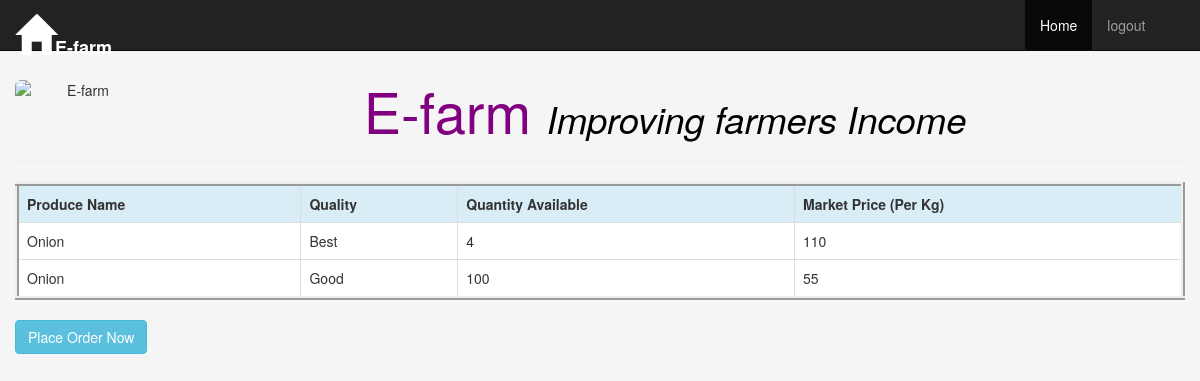
Screenshot of /availableproduce.php?prod=Onion with the database file from the repository.
### tables this page shows
CREATE TABLE IF NOT EXISTS `available` (
  `Produce_name` varchar(20) NOT NULL,
  `Quality` varchar(20) NOT NULL,
  `Quantity` int(11) NOT NULL,
  `Market_price` float NOT NULL,
  UNIQUE KEY `Produce_name` (`Produce_name`,`Quality`)
);

### availableproduce.php (the view, shortened to what this page needs)
<?php
            include 'dbconnect.php';
                  $prodval=$_GET['prod'];
                 $SQL3= "select * from available where Produce_name='".$prodval."'";
                 $ava=mysqli_query($conn,$SQL3);
                  $sql4="SELECT COUNT(*) as c FROM  (select * from available where Produce_name='".$prodval."')temp";
                   $query = mysqli_query($conn, $sql4);
                    $var=mysqli_fetch_assoc($query);
                    $count=$var['c'];
          ?>
<!Doctype html>
<html>
    <head>
        <link href="css/bootstrap.min.css" rel="stylesheet">
        <link href="css/style.css" rel="stylesheet">
    </head>
    <body>
        <div class="container-fluid">
            <br>
                   <nav class="navbar navbar-inverse navbar-fixed-top ">
                <div class="navbar-header">
                    <a class="navbar-brand" href="index.php">
                        <span class="glyphicon glyphicon-home" style="font-size:40px">
                        </span><b style="color:white">E-farm</b></a>
                </div>
                <ul class="nav navbar-nav navbar-right">
                      <li><a href="#"></a></li>
                    <li><a href="#"></a></li>
                    <li class="active"><a href="afterlogin1.php">Home</a></li>
                     <li><a href="logout.php">logout</a></li>
                </ul>
            </nav>
            <br>
            <div class="page-header text-center">
                <img src="images/img2.png" alt="E-farm" class="img-rounded" height="100"   width="130" style="float:left">
                <h1 style="color:purple; font-size:4em;">
                E-farm&nbsp;<small style="color:black"><i>Improving farmers Income</i></small></h1>
            </div>
            <table class="table table-hover table-bordered" style="border:4px ridge">
                <tr>
                          <th class="info"> Produce Name </th>
                          <th class="info"> Quality </th>
                          <th class="info"> Quantity Available </th>
                          <th class="info"> Market Price (Per Kg)</th>
                </tr>
                    <?php
                         if($count>0){
                     while ($db_field3 = mysqli_fetch_assoc($ava))
                            {
                                echo "<tr>";
                                echo "<td>".$db_field3['Produce_name']."</td>";
                                echo "<td>".$db_field3['Quality']."</td>";
                                echo "<td>".$db_field3['Quantity']."</td>";
                               echo "<td>".$db_field3['Market_price']."</td>";
                                echo "</tr>";
                            }}
                            else
                            	echo "<script type='text/javascript'>alert('Sorry ".$prodval." not available')
                            	 window.history.back();</script>";
                    ?>
            </table>
           <button type="button" class="btn btn-info" data-target="#order" data-toggle="collapse" >
           Place Order Now</button>
    </div>
    </body>
</html>

### css/style.css (style rules this page uses)
body { background-color:#f5f5f5; }
.table { background-color: white; }
.glyphicon { font-size: 4em; }

### rows the page displays
available: Produce_name "Onion", Quality "Best", Quantity "4", Market_price "110"
available: Produce_name "Onion", Quality "Good", Quantity "100", Market_price "55"
